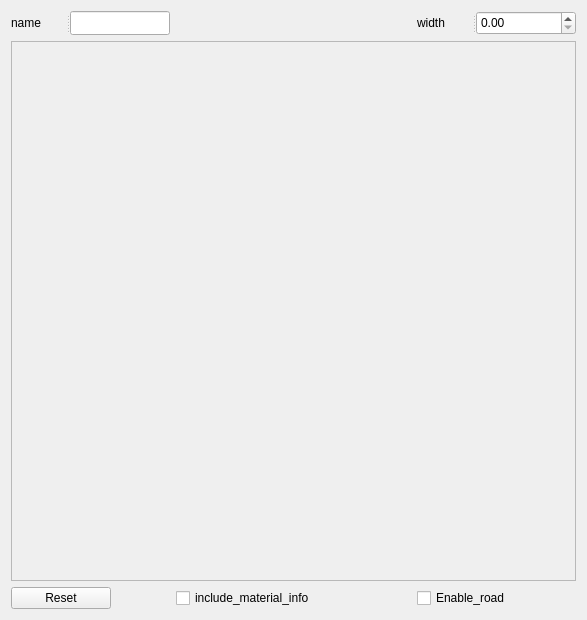
   <widget class="QWidget" name="road_tab">
    <attribute name="title">
     <string>road</string>
    </attribute>
    <layout class="QGridLayout" name="gridLayout_33">
     <item row="0" column="0">
      <widget class="QSplitter" name="splitter">
       <property name="orientation">
        <enum>Qt::Horizontal</enum>
       </property>
       <widget class="QLabel" name="road_name_label">
        <property name="minimumSize">
         <size>
          <width>50</width>
          <height>24</height>
         </size>
        </property>
        <property name="maximumSize">
         <size>
          <width>55</width>
          <height>27</height>
         </size>
        </property>
        <property name="text">
         <string>name</string>
        </property>
       </widget>
       <widget class="QLineEdit" name="road_name">
        <property name="maximumSize">
         <size>
          <width>100</width>
          <height>16777215</height>
         </size>
        </property>
       </widget>
      </widget>
     </item>
     <item row="0" column="2">
      <widget class="QSplitter" name="splitter_2">
       <property name="orientation">
        <enum>Qt::Horizontal</enum>
       </property>
       <widget class="QLabel" name="road_width_label">
        <property name="minimumSize">
         <size>
          <width>50</width>
          <height>24</height>
         </size>
        </property>
        <property name="maximumSize">
         <size>
          <width>55</width>
          <height>25</height>
         </size>
        </property>
        <property name="text">
         <string>width</string>
        </property>
       </widget>
       <widget class="QDoubleSpinBox" name="road_width_sp">
        <property name="minimumSize">
         <size>
          <width>60</width>
          <height>24</height>
         </size>
        </property>
        <property name="maximumSize">
         <size>
          <width>100</width>
          <height>25</height>
         </size>
        </property>
       </widget>
      </widget>
     </item>
     <item row="1" column="0" colspan="3">
      <widget class="QScrollArea" name="road_scroll">
       <property name="minimumSize">
        <size>
         <width>565</width>
         <height>540</height>
        </size>
       </property>
       <property name="widgetResizable">
        <bool>true</bool>
       </property>
       <widget class="QWidget" name="scrollAreaWidgetContents_4">
        <property name="geometry">
         <rect>
          <x>0</x>
          <y>0</y>
          <width>563</width>
          <height>540</height>
         </rect>
        </property>
       </widget>
      </widget>
     </item>
     <item row="2" column="0">
      <widget class="QPushButton" name="road_Reset_btn">
       <property name="maximumSize">
        <size>
         <width>100</width>
         <height>16777215</height>
        </size>
       </property>
       <property name="text">
        <string>Reset</string>
       </property>
      </widget>
     </item>
     <item row="2" column="2">
      <widget class="QCheckBox" name="enable_road_checkbox">
       <property name="minimumSize">
        <size>
         <width>105</width>
         <height>0</height>
        </size>
       </property>
       <property name="maximumSize">
        <size>
         <width>100</width>
         <height>16777215</height>
        </size>
       </property>
       <property name="text">
        <string>Enable_road</string>
       </property>
      </widget>
     </item>
     <item row="2" column="1">
      <widget class="QCheckBox" name="include_material_info">
       <property name="text">
        <string>include_material_info</string>
       </property>
      </widget>
     </item>
    </layout>
   </widget>
